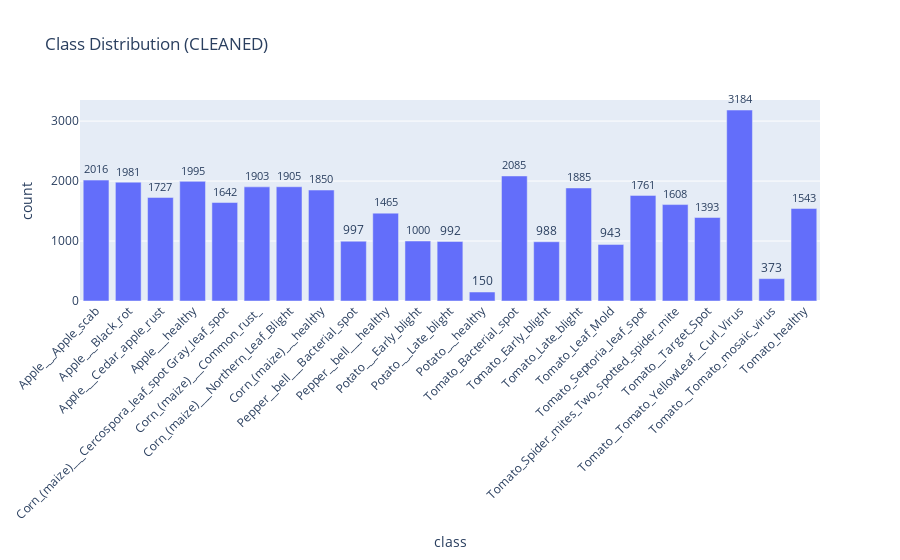

The notebook cell this image was saved under:
### Code cell
### 3.1 Inspect issues & class distribution after cleaning
from collections import Counter
import pandas as pd
import plotly.express as px


def _preview_list(name, items, k=5):
    print(f"\n-- {name} (showing up to {k}) --")
    for row in items[:k]:
        print(row)


_preview_list("unreadable", problems["unreadable"])
_preview_list("too_small", problems["too_small"])
_preview_list("dup_same_class", problems["dup_same_class"])
_preview_list("dup_cross_class", problems["dup_cross_class"])

clean_counts = Counter()
for cls, p in _iter_class_images(CLEAN_DIR):
    clean_counts[cls] += 1

df_clean = pd.DataFrame(sorted(clean_counts.items(), key=lambda x: x[0]), columns=["class", "count"])
fig = px.bar(df_clean, x="class", y="count", title="Class Distribution (CLEANED)", text="count")
fig.update_traces(textposition="outside", cliponaxis=False)
fig.update_layout(xaxis_tickangle=-45)
display(fig)

print("Total after cleaning:", sum(clean_counts.values()))

### Figure 1 — Plotly figure (JSON) as saved in the notebook; plotly's stock layout.template omitted (floating-point values rounded to 4 significant figures)
{"data": [{"cliponaxis": false, "hovertemplate": "class=%{x}<br>count=%{text}<extra></extra>", "legendgroup": "", "marker": {"color": "#636efa", "pattern": {"shape": ""}}, "name": "", "orientation": "v", "showlegend": false, "text": [2016.0, 1981.0, 1727.0, 1995.0, 1642.0, 1903.0, 1905.0, 1850.0, 997.0, 1465.0, 1000.0, 992.0, 150.0, 2085.0, 988.0, 1885.0, 943.0, 1761.0, 1608.0, 1393.0, 3184.0, 373.0, 1543.0], "textposition": "outside", "type": "bar", "x": ["Apple___Apple_scab", "Apple___Black_rot", "Apple___Cedar_apple_rust", "Apple___healthy", "Corn_(maize)___Cercospora_leaf_spot Gray_leaf_spot", "Corn_(maize)___Common_rust_", "Corn_(maize)___Northern_Leaf_Blight", "Corn_(maize)___healthy", "Pepper__bell___Bacterial_spot", "Pepper__bell___healthy", "Potato___Early_blight", "Potato___Late_blight", "Potato___healthy", "Tomato_Bacterial_spot", "Tomato_Early_blight", "Tomato_Late_blight", "Tomato_Leaf_Mold", "Tomato_Septoria_leaf_spot", "Tomato_Spider_mites_Two_spotted_spider_mite", "Tomato__Target_Spot", "Tomato__Tomato_YellowLeaf__Curl_Virus", "Tomato__Tomato_mosaic_virus", "Tomato_healthy"], "xaxis": "x", "y": [2016, 1981, 1727, 1995, 1642, 1903, 1905, 1850, 997, 1465, 1000, 992, 150, 2085, 988, 1885, 943, 1761, 1608, 1393, 3184, 373, 1543], "yaxis": "y"}], "layout": {"barmode": "relative", "legend": {"tracegroupgap": 0}, "title": {"text": "Class Distribution (CLEANED)"}, "xaxis": {"anchor": "y", "domain": [0, 1], "tickangle": -45, "title": {"text": "class"}}, "yaxis": {"anchor": "x", "domain": [0, 1], "title": {"text": "count"}}}}
